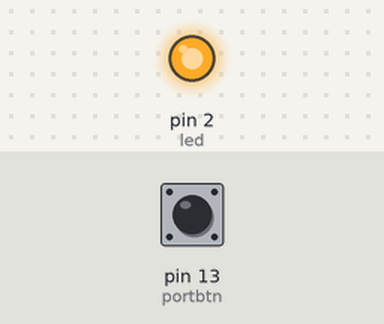
This sketch was run on a simulated Arduino Uno, built with avr-gcc and run on an emulated ATmega328P. On the bench: output pins drawn as LEDs (lit = HIGH). Inputs (shaded band) come from the test bench; at power-on: pin 13 (portbtn) LOW.

Above: at 1.2 s.
1.3 s: pin 13 (portbtn) pulled HIGH for 0.15 s
At 1.37 s:
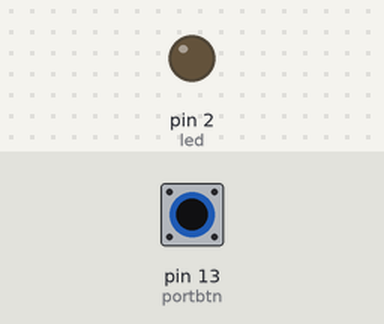
2.9 s: pin 13 (portbtn) pulled HIGH for 3.2 s
At 6.8 s:
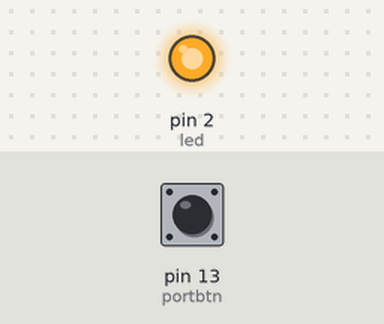
Timing chart, 0 to 8.3 s (numbered marks = the images above; inputs shaded):
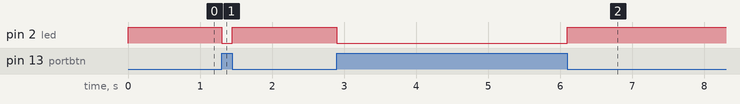

The sketch:

led_blink.ino
```cpp
long portbtn = 13;
long led = 2;
long etatbtn= HIGH;


void setup() {
  // put your setup code here, to run once:
  // initialize digital pin LED_BUILTIN as an output.
  Serial.begin(9600);
  pinMode(led, OUTPUT);
  pinMode(portbtn, INPUT);
}

void loop() {
  // put your main code here, to run repeatedly:
  etatbtn = digitalRead(portbtn);
    digitalWrite(led, !etatbtn);   // turn the LED on (HIGH is the voltage level)


//  delay(500);                       // wait for a second
//  digitalWrite(13, LOW);    // turn the LED off by making the voltage LOW
//  delay(500);                       // wait for a second
}
```

Measured:
- after the input at 1.3 s, pin 2 (led): HIGH → LOW at once, → HIGH 0.15 s later
- after the input at 2.9 s, pin 2 (led): HIGH → LOW at once, → HIGH 3.2 s later
